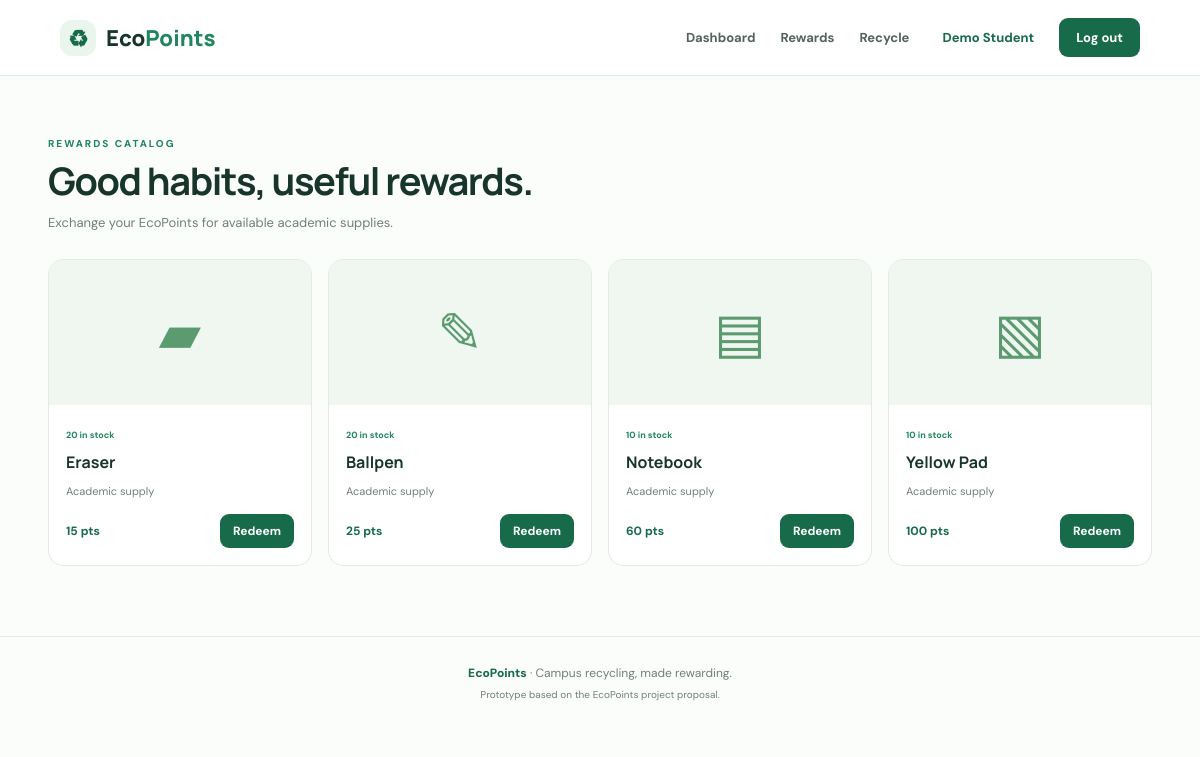
Page /rewards.php (signed in) on the committed database.
### tables this page shows
CREATE TABLE rewards (
 id INT AUTO_INCREMENT PRIMARY KEY, name VARCHAR(100) NOT NULL, points_required INT NOT NULL,
 stock INT NOT NULL DEFAULT 0, active TINYINT(1) NOT NULL DEFAULT 1
);

### rewards.php (the view, shortened to what this page needs)
<?php
require 'config/database.php'; require 'includes/auth.php'; require_role('student');
$items=$pdo->query("SELECT * FROM rewards WHERE active=1 ORDER BY points_required")->fetchAll();$pageTitle='Rewards catalog';include 'includes/header.php'; ?>
<div class="page-heading"><span class="eyebrow">REWARDS CATALOG</span><h1>Good habits, useful rewards.</h1><p>Exchange your EcoPoints for available academic supplies.</p></div>
<div class="reward-grid"><?php foreach($items as $it): ?><article class="reward-card"><div class="reward-visual"><?= ['Eraser'=>'▰','Ballpen'=>'✎','Notebook'=>'▤','Yellow Pad'=>'▧'][$it['name']]??'✳' ?></div><div class="reward-info"><span class="stock"><?= $it['stock'] ?> in stock</span><h3><?= htmlspecialchars($it['name']) ?></h3><p>Academic supply</p><div class="reward-bottom"><b><?= $it['points_required'] ?> pts</b><form method="post"><input type="hidden" name="reward_id" value="<?= $it['id'] ?>"><button class="btn small primary" <?= $it['stock']<1?'disabled':'' ?>>Redeem</button></form></div></div></article><?php endforeach; ?></div>
<?php include 'includes/footer.php'; ?>

### assets/css/style.css (style rules this page uses)
:root { --green:#176b4b;--green2:#20865d;--mint:#eaf5ee;--ink:#18352b;--muted:#718078;--line:#e3ebe5;--paper:#fbfdfb;--orange:#eaa85c }
* { box-sizing:border-box }
html { scroll-behavior:smooth }
body { margin:0;background:var(--paper);color:var(--ink);font-family:'DM Sans',sans-serif }
.eyebrow { font-size:10px;letter-spacing:2px;font-weight:800;color:var(--green2) }
h1,h2,h3 { font-family:Manrope,sans-serif }
h1 { font-size:clamp(42px,5vw,66px);line-height:1.08;letter-spacing:-2.5px;margin:18px 0 }
.btn { border:0;display:inline-flex;align-items:center;justify-content:center;gap:18px;padding:14px 21px;border-radius:9px;font:700 13px 'DM Sans';cursor:pointer;transition:.2s }
.primary { background:var(--green);color:white }
.small { padding:9px 13px;font-size:12px }
.dashboard-head h1,.page-heading h1 { font-size:38px;letter-spacing:-1.4px;margin:8px 0 }
.dashboard-head p,.page-heading p { color:var(--muted);font-size:13px }
.page-heading { margin:55px 0 28px }
.reward-grid { display:grid;grid-template-columns:repeat(4,1fr);gap:16px;margin-bottom:70px }
.reward-card { background:white;border:1px solid var(--line);border-radius:15px;overflow:hidden }
.reward-visual { height:145px;background:#eff7f0;display:grid;place-items:center;font-size:55px;color:#5c9b70 }
.reward-info { padding:17px }
.stock { font-size:9px;color:var(--green2);font-weight:700 }
.reward-info h3 { font-size:16px;margin:8px 0 3px }
.reward-info p { font-size:11px;color:var(--muted) }
.reward-bottom { display:flex;align-items:center;justify-content:space-between;margin-top:16px }
.reward-bottom>b { font-size:12px;color:var(--green) }

### rows in the picture
rewards: name "▰", stock "20", name "Eraser", points_required "15"
rewards: name "✎", stock "20", name "Ballpen", points_required "25"
rewards: name "▤", stock "10", name "Notebook", points_required "60"
rewards: name "▧", stock "10", name "Yellow Pad", points_required "100"

### other values in the picture
$user['name'] "Demo Student"
